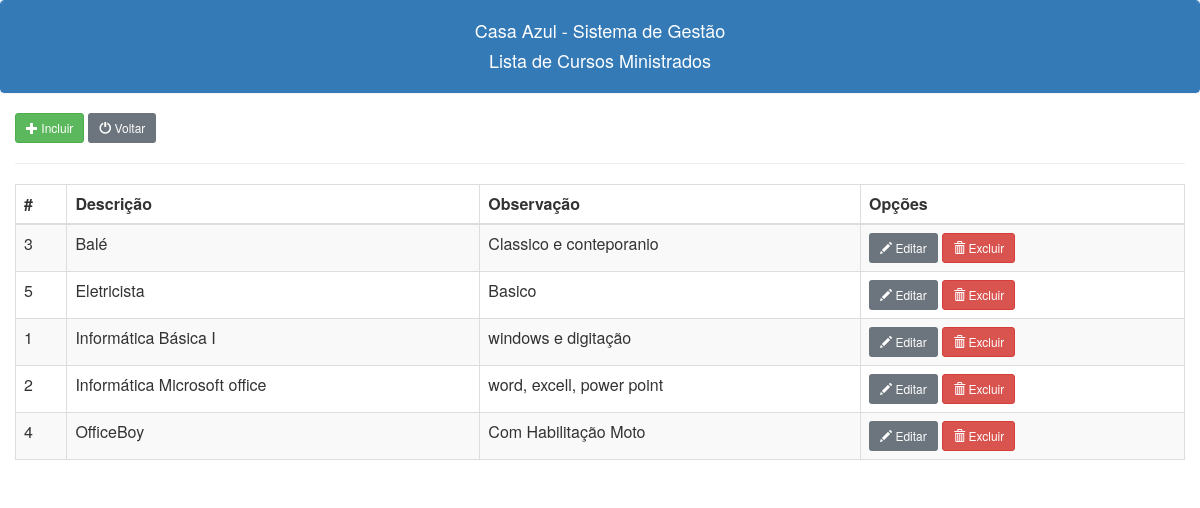
The app's page /cursos/cursos_lista.php (signed in) with its own data.
### tables this page shows
CREATE TABLE IF NOT EXISTS `cursos` (
  `ID` int NOT NULL AUTO_INCREMENT,
  `descricao` varchar(150) NOT NULL,
  `observacao` blob,
  PRIMARY KEY (`ID`)
);

### cursos/cursos_lista.php (the view, shortened to what this page needs)
<?php
include("../conexao.php");
include("../links.php");
?>
<!doctype html>
<html lang="en">
<body>
    <div class="panel panel-primary class">
        <div class="panel-heading text-center">
            <h4>Casa Azul - Sistema de Gestão</h4>
            <h4>Lista de Cursos Ministrados</h4>
        </div>
    </div>
    <div class="container-fluid">
        <button type="button" title="Inclusão de Novo Curso" class="btn btn-success btn-sm" data-toggle="modal" data-target="#novoModal"><span class="glyphicon glyphicon-plus"></span>
            Incluir
        </button>
        <a class="btn btn-secondary btn-sm" href="/casaazul/menu.php"><span class="glyphicon glyphicon-off"></span> Voltar</a>
        <hr>
        <table class="table table-bordered table-striped tabcursos">
            <thead class="thead">
                <tr>
                    <th scope="col">#</th>
                    <th scope="col">Descrição</th>
                    <th scope="col">Observação</th>
                    <th scope="col">Opções</th>
                </tr>
            </thead>
            <tbody>
                <?php
                $c_sql = "SELECT cursos.id, cursos.descricao, cursos.observacao FROM cursos ORDER BY cursos.descricao";
                $result = $conection->query($c_sql);
                while ($c_linha = $result->fetch_assoc()) {
                    echo "
                    <tr>
                    <td>$c_linha[id]</td>
                    <td>$c_linha[descricao]</td>
                    <td>$c_linha[observacao]</td>
                    <td>
                    <button type='button' class='btn btn-secondary btn-sm editbtn' data-toggle='modal' title='Editar Curso'><span class='glyphicon glyphicon-pencil'></span> Editar</button>
                    <a class='btn btn-danger btn-sm' href='javascript:func()'onclick='confirmacao($c_linha[id])'><span class='glyphicon glyphicon-trash'></span> Excluir</a>
                    </td>
                    </tr>
                    ";
                }
                ?>
            </tbody>
        </table>
    </div>
</body>
</html>

### records on screen
cursos: ID "3", descricao "Balé", observacao "Classico e conteporanio"
cursos: ID "5", descricao "Eletricista", observacao "Basico"
cursos: ID "1", descricao "Informática Básica I", observacao "windows e digitação"
cursos: ID "2", descricao "Informática Microsoft office", observacao "word, excell, power point"
cursos: ID "4", descricao "OfficeBoy", observacao "Com Habilitação Moto"
